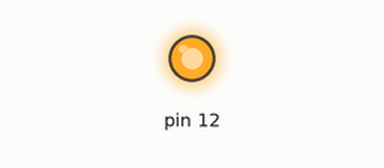
Simulated run of this program. Board: Raspberry Pi (header pin numbers). On the bench: output pins drawn as LEDs (lit = HIGH). At 1.0 s the program stops and its outputs stay as they are.

Above: at 0.1 s.
At 1.1 s:
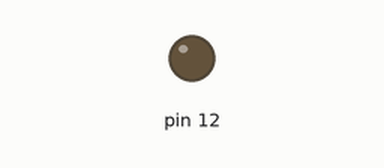
Timing chart, 0 to 2.5 s (numbered marks = the images above):
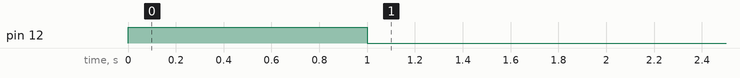

The program:

esp32_reset.py
```python
import RPi.GPIO as GPIO
import time

GPIO.setmode(GPIO.BOARD)
GPIO.setup(12, GPIO.OUT)

def reset():
    GPIO.output(12, GPIO.HIGH)
    time.sleep(1)
    GPIO.output(12, GPIO.LOW)
    GPIO.cleanup()

if __name__ == "__main__":
    reset()
```

Measured:
- by itself, pin 12: LOW → HIGH at 0.00 s, → LOW 1.0 s later
